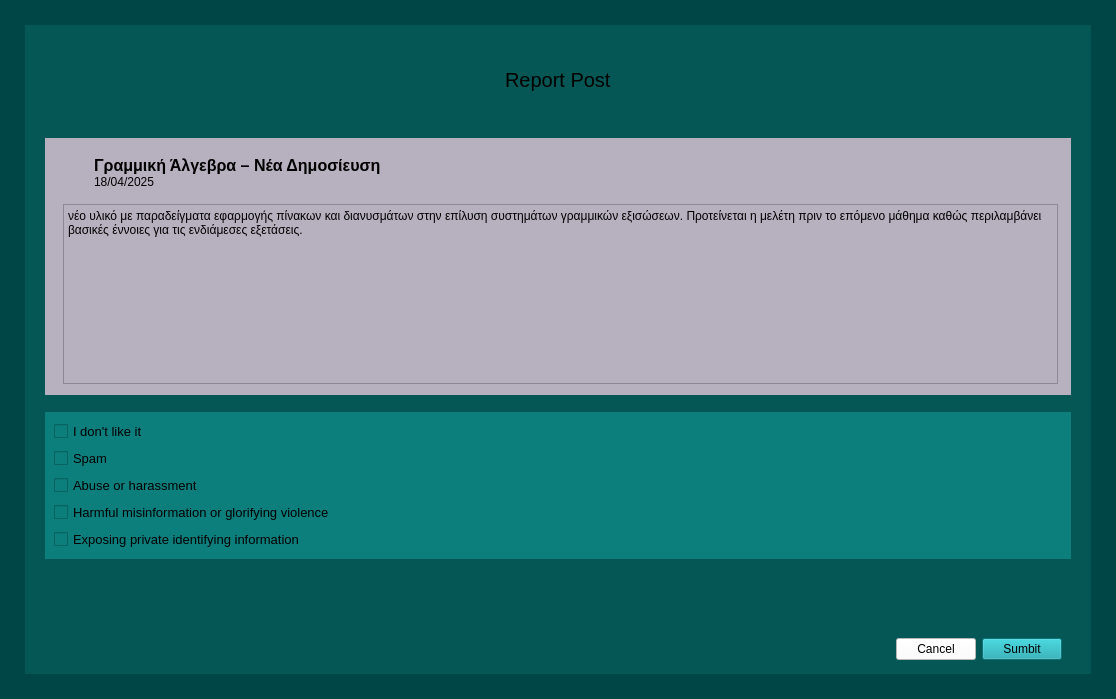
<?xml version="1.0" encoding="UTF-8"?>
<ui version="4.0">
 <class>MainWindow</class>
 <widget class="QMainWindow" name="MainWindow">
  <property name="geometry">
   <rect>
    <x>0</x>
    <y>0</y>
    <width>1116</width>
    <height>699</height>
   </rect>
  </property>
  <property name="windowTitle">
   <string>MainWindow</string>
  </property>
  <property name="styleSheet">
   <string notr="true">background-color: rgb(0, 70, 70);</string>
  </property>
  <widget class="QWidget" name="centralwidget">
   <layout class="QVBoxLayout" name="verticalLayout">
    <property name="leftMargin">
     <number>25</number>
    </property>
    <property name="topMargin">
     <number>25</number>
    </property>
    <property name="rightMargin">
     <number>25</number>
    </property>
    <property name="bottomMargin">
     <number>25</number>
    </property>
    <item>
     <widget class="QWidget" name="widget" native="true">
      <property name="styleSheet">
       <string notr="true">background-color: rgb(5, 87, 85);</string>
      </property>
      <layout class="QVBoxLayout" name="verticalLayout_5">
       <property name="leftMargin">
        <number>20</number>
       </property>
       <property name="topMargin">
        <number>2</number>
       </property>
       <property name="rightMargin">
        <number>20</number>
       </property>
       <property name="bottomMargin">
        <number>5</number>
       </property>
       <item alignment="Qt::AlignHCenter">
        <widget class="QWidget" name="widget_5" native="true">
         <layout class="QHBoxLayout" name="horizontalLayout_2">
          <item>
           <widget class="QLabel" name="label">
            <property name="font">
             <font>
              <pointsize>15</pointsize>
              <weight>50</weight>
              <bold>false</bold>
             </font>
            </property>
            <property name="text">
             <string>Report Post</string>
            </property>
           </widget>
          </item>
         </layout>
        </widget>
       </item>
       <item>
        <widget class="QWidget" name="widget_3" native="true">
         <layout class="QVBoxLayout" name="verticalLayout_7">
          <property name="leftMargin">
           <number>0</number>
          </property>
          <property name="topMargin">
           <number>0</number>
          </property>
          <property name="rightMargin">
           <number>0</number>
          </property>
          <property name="bottomMargin">
           <number>11</number>
          </property>
          <item>
           <widget class="QWidget" name="widget_4" native="true">
            <property name="styleSheet">
             <string notr="true">background-color: rgb(183, 177, 191);</string>
            </property>
            <layout class="QVBoxLayout" name="verticalLayout_3">
             <item>
              <widget class="QWidget" name="widget_6" native="true">
               <layout class="QFormLayout" name="formLayout">
                <item row="0" column="0">
                 <widget class="QWidget" name="widget_7" native="true">
                  <layout class="QVBoxLayout" name="verticalLayout_4">
                   <item>
                    <widget class="QLabel" name="label_3">
                     <property name="text">
                      <string/>
                     </property>
                     <property name="pixmap">
                      <pixmap>../24-design/Qss/icons/black/feather/align-left.png</pixmap>
                     </property>
                    </widget>
                   </item>
                  </layout>
                 </widget>
                </item>
                <item row="0" column="1">
                 <widget class="QWidget" name="widget_43" native="true">
                  <layout class="QVBoxLayout" name="verticalLayout_6">
                   <property name="spacing">
                    <number>0</number>
                   </property>
                   <property name="leftMargin">
                    <number>0</number>
                   </property>
                   <property name="topMargin">
                    <number>0</number>
                   </property>
                   <property name="rightMargin">
                    <number>0</number>
                   </property>
                   <property name="bottomMargin">
                    <number>0</number>
                   </property>
                   <item>
                    <widget class="QLabel" name="label_36">
                     <property name="font">
                      <font>
                       <pointsize>12</pointsize>
                       <weight>75</weight>
                       <italic>false</italic>
                       <bold>true</bold>
                       <underline>false</underline>
                       <strikeout>false</strikeout>
                       <kerning>true</kerning>
                      </font>
                     </property>
                     <property name="text">
                      <string>Γραμμική Άλγεβρα – Νέα Δημοσίευση</string>
                     </property>
                     <property name="textFormat">
                      <enum>Qt::AutoText</enum>
                     </property>
                     <property name="scaledContents">
                      <bool>false</bool>
                     </property>
                     <property name="wordWrap">
                      <bool>false</bool>
                     </property>
                    </widget>
                   </item>
                   <item>
                    <widget class="QLabel" name="label_35">
                     <property name="font">
                      <font>
                       <pointsize>9</pointsize>
                      </font>
                     </property>
                     <property name="text">
                      <string>18/04/2025</string>
                     </property>
                    </widget>
                   </item>
                  </layout>
                 </widget>
                </item>
               </layout>
              </widget>
             </item>
             <item>
              <widget class="QWidget" name="widget_42" native="true">
               <property name="minimumSize">
                <size>
                 <width>0</width>
                 <height>0</height>
                </size>
               </property>
               <layout class="QVBoxLayout" name="verticalLayout_35">
                <property name="spacing">
                 <number>0</number>
                </property>
                <property name="topMargin">
                 <number>0</number>
                </property>
                <property name="rightMargin">
                 <number>2</number>
                </property>
                <property name="bottomMargin">
                 <number>0</number>
                </property>
                <item>
                 <widget class="QWidget" name="widget_44" native="true">
                  <layout class="QVBoxLayout" name="verticalLayout_36">
                   <property name="spacing">
                    <number>0</number>
                   </property>
                   <property name="leftMargin">
                    <number>0</number>
                   </property>
                   <property name="topMargin">
                    <number>0</number>
                   </property>
                   <property name="rightMargin">
                    <number>2</number>
                   </property>
                   <property name="bottomMargin">
                    <number>2</number>
                   </property>
                   <item alignment="Qt::AlignBottom">
                    <widget class="QTextBrowser" name="textBrowser_8">
                     <property name="maximumSize">
                      <size>
                       <width>16777215</width>
                       <height>180</height>
                      </size>
                     </property>
                     <property name="html">
                      <string>&lt;!DOCTYPE HTML PUBLIC &quot;-//W3C//DTD HTML 4.0//EN&quot; &quot;http://www.w3.org/TR/REC-html40/strict.dtd&quot;&gt;
&lt;html&gt;&lt;head&gt;&lt;meta name=&quot;qrichtext&quot; content=&quot;1&quot; /&gt;&lt;style type=&quot;text/css&quot;&gt;
p, li { white-space: pre-wrap; }
&lt;/style&gt;&lt;/head&gt;&lt;body style=&quot; font-family:'MS Shell Dlg 2'; font-size:7.8pt; font-weight:400; font-style:normal;&quot;&gt;
&lt;p style=&quot; margin-top:0px; margin-bottom:0px; margin-left:0px; margin-right:0px; -qt-block-indent:0; text-indent:0px;&quot;&gt;&lt;span style=&quot; font-size:9pt;&quot;&gt;νέο υλικό με παραδείγματα εφαρμογής πίνακων και διανυσμάτων στην επίλυση συστημάτων γραμμικών εξισώσεων. Προτείνεται η μελέτη πριν το επόμενο μάθημα καθώς περιλαμβάνει βασικές έννοιες για τις ενδιάμεσες εξετάσεις.&lt;/span&gt;&lt;/p&gt;&lt;/body&gt;&lt;/html&gt;</string>
                     </property>
                    </widget>
                   </item>
                  </layout>
                 </widget>
                </item>
               </layout>
              </widget>
             </item>
            </layout>
           </widget>
          </item>
         </layout>
        </widget>
       </item>
       <item>
        <widget class="QWidget" name="widget_8" native="true">
         <property name="styleSheet">
          <string notr="true">background-color: rgb(12, 126, 124);</string>
         </property>
         <layout class="QVBoxLayout" name="verticalLayout_2">
          <item>
           <widget class="QCheckBox" name="checkBox">
            <property name="font">
             <font>
              <pointsize>10</pointsize>
             </font>
            </property>
            <property name="text">
             <string>I don't like it</string>
            </property>
           </widget>
          </item>
          <item>
           <widget class="QCheckBox" name="checkBox_2">
            <property name="font">
             <font>
              <pointsize>10</pointsize>
             </font>
            </property>
            <property name="text">
             <string>Spam</string>
            </property>
           </widget>
          </item>
          <item>
           <widget class="QCheckBox" name="checkBox_4">
            <property name="font">
             <font>
              <pointsize>10</pointsize>
             </font>
            </property>
            <property name="text">
             <string>Abuse or harassment</string>
            </property>
           </widget>
          </item>
          <item>
           <widget class="QCheckBox" name="checkBox_3">
            <property name="font">
             <font>
              <pointsize>10</pointsize>
             </font>
            </property>
            <property name="text">
             <string>Harmful misinformation or glorifying violence</string>
            </property>
           </widget>
          </item>
          <item>
           <widget class="QCheckBox" name="checkBox_5">
            <property name="font">
             <font>
              <pointsize>10</pointsize>
             </font>
            </property>
            <property name="text">
             <string>Exposing private identifying information</string>
            </property>
           </widget>
          </item>
         </layout>
        </widget>
       </item>
       <item alignment="Qt::AlignRight|Qt::AlignBottom">
        <widget class="QWidget" name="widget_2" native="true">
         <layout class="QHBoxLayout" name="horizontalLayout">
          <item>
           <widget class="QPushButton" name="pushButton_3">
            <property name="styleSheet">
             <string notr="true">background-color: rgb(255, 255, 255);
color: rgb(0, 0, 0);</string>
            </property>
            <property name="text">
             <string>Cancel</string>
            </property>
           </widget>
          </item>
          <item>
           <widget class="QPushButton" name="pushButton_2">
            <property name="minimumSize">
             <size>
              <width>0</width>
              <height>0</height>
             </size>
            </property>
            <property name="styleSheet">
             <string notr="true">color: rgb(0, 0, 0);
background-color: rgb(19, 163, 171);</string>
            </property>
            <property name="text">
             <string>Sumbit</string>
            </property>
           </widget>
          </item>
         </layout>
        </widget>
       </item>
      </layout>
     </widget>
    </item>
   </layout>
  </widget>
 </widget>
 <resources>
  <include location="../Qss/icons/_icons.qrc"/>
  <include location="../24-design/Qss/icons/_icons.qrc"/>
 </resources>
 <connections/>
</ui>
